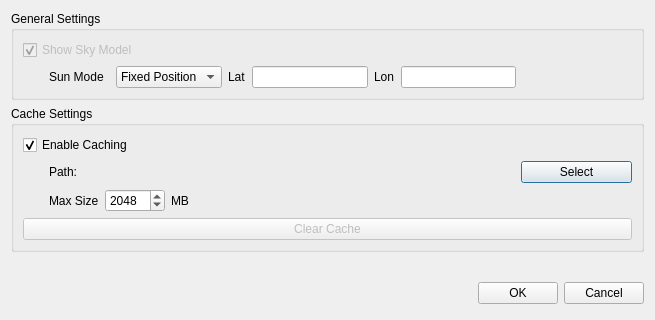
<?xml version="1.0" encoding="UTF-8"?>
<ui version="4.0">
 <class>AppSettingsDialog</class>
 <widget class="QDialog" name="AppSettingsDialog">
  <property name="geometry">
   <rect>
    <x>0</x>
    <y>0</y>
    <width>655</width>
    <height>302</height>
   </rect>
  </property>
  <property name="windowTitle">
   <string>Application Settings</string>
  </property>
  <property name="windowIcon">
   <iconset resource="../AppImages.qrc">
    <normaloff>:/resources/images/tools.png</normaloff>:/resources/images/tools.png</iconset>
  </property>
  <layout class="QVBoxLayout" name="verticalLayout">
   <item>
    <widget class="QGroupBox" name="generalGroupBox">
     <property name="enabled">
      <bool>true</bool>
     </property>
     <property name="title">
      <string>General Settings</string>
     </property>
     <layout class="QGridLayout" name="gridLayout_2">
      <item row="1" column="3">
       <widget class="QComboBox" name="sunComboBox">
        <property name="enabled">
         <bool>true</bool>
        </property>
        <property name="sizePolicy">
         <sizepolicy hsizetype="Preferred" vsizetype="Fixed">
          <horstretch>0</horstretch>
          <verstretch>0</verstretch>
         </sizepolicy>
        </property>
        <property name="minimumSize">
         <size>
          <width>100</width>
          <height>0</height>
         </size>
        </property>
        <property name="currentIndex">
         <number>0</number>
        </property>
        <item>
         <property name="text">
          <string>Fixed Position</string>
         </property>
        </item>
       </widget>
      </item>
      <item row="1" column="0">
       <spacer name="horizontalSpacer">
        <property name="orientation">
         <enum>Qt::Horizontal</enum>
        </property>
        <property name="sizeType">
         <enum>QSizePolicy::Fixed</enum>
        </property>
        <property name="sizeHint" stdset="0">
         <size>
          <width>20</width>
          <height>20</height>
         </size>
        </property>
       </spacer>
      </item>
      <item row="0" column="0" colspan="4">
       <widget class="QCheckBox" name="skyModelCheckBox">
        <property name="enabled">
         <bool>false</bool>
        </property>
        <property name="text">
         <string>Show Sky Model</string>
        </property>
        <property name="checked">
         <bool>true</bool>
        </property>
       </widget>
      </item>
      <item row="1" column="1">
       <widget class="QLabel" name="sunLabel">
        <property name="text">
         <string>Sun Mode</string>
        </property>
       </widget>
      </item>
      <item row="1" column="8">
       <spacer name="horizontalSpacer_2">
        <property name="orientation">
         <enum>Qt::Horizontal</enum>
        </property>
        <property name="sizeHint" stdset="0">
         <size>
          <width>40</width>
          <height>20</height>
         </size>
        </property>
       </spacer>
      </item>
      <item row="1" column="4">
       <widget class="QLabel" name="sunLatLabel">
        <property name="enabled">
         <bool>true</bool>
        </property>
        <property name="text">
         <string>Lat</string>
        </property>
       </widget>
      </item>
      <item row="1" column="6">
       <widget class="QLabel" name="sunLonLabel">
        <property name="enabled">
         <bool>true</bool>
        </property>
        <property name="text">
         <string>Lon</string>
        </property>
       </widget>
      </item>
      <item row="1" column="5">
       <widget class="QLineEdit" name="sunLatBox">
        <property name="enabled">
         <bool>true</bool>
        </property>
       </widget>
      </item>
      <item row="1" column="7">
       <widget class="QLineEdit" name="sunLonBox">
        <property name="enabled">
         <bool>true</bool>
        </property>
       </widget>
      </item>
     </layout>
    </widget>
   </item>
   <item>
    <widget class="QGroupBox" name="cacheGroupBox">
     <property name="title">
      <string>Cache Settings</string>
     </property>
     <layout class="QGridLayout" name="gridLayout">
      <item row="2" column="1">
       <widget class="QLabel" name="cachePathLabelLabel">
        <property name="sizePolicy">
         <sizepolicy hsizetype="Fixed" vsizetype="Preferred">
          <horstretch>0</horstretch>
          <verstretch>0</verstretch>
         </sizepolicy>
        </property>
        <property name="text">
         <string>Path:</string>
        </property>
       </widget>
      </item>
      <item row="2" column="6">
       <widget class="QPushButton" name="cacheBrowseButton">
        <property name="text">
         <string>Select</string>
        </property>
       </widget>
      </item>
      <item row="2" column="0">
       <spacer name="horizontalSpacer_3">
        <property name="orientation">
         <enum>Qt::Horizontal</enum>
        </property>
        <property name="sizeType">
         <enum>QSizePolicy::Fixed</enum>
        </property>
        <property name="sizeHint" stdset="0">
         <size>
          <width>20</width>
          <height>20</height>
         </size>
        </property>
       </spacer>
      </item>
      <item row="0" column="0" colspan="6">
       <widget class="QCheckBox" name="cacheEnabledCheckBox">
        <property name="text">
         <string>Enable Caching</string>
        </property>
        <property name="checked">
         <bool>true</bool>
        </property>
       </widget>
      </item>
      <item row="7" column="0" colspan="7">
       <widget class="QPushButton" name="clearCacheButton">
        <property name="enabled">
         <bool>false</bool>
        </property>
        <property name="text">
         <string>Clear Cache</string>
        </property>
       </widget>
      </item>
      <item row="3" column="1">
       <widget class="QLabel" name="cacheMaxLabel">
        <property name="text">
         <string>Max Size</string>
        </property>
       </widget>
      </item>
      <item row="3" column="2">
       <widget class="QSpinBox" name="cacheMaxSpinBox">
        <property name="sizePolicy">
         <sizepolicy hsizetype="Fixed" vsizetype="Fixed">
          <horstretch>0</horstretch>
          <verstretch>0</verstretch>
         </sizepolicy>
        </property>
        <property name="minimumSize">
         <size>
          <width>60</width>
          <height>0</height>
         </size>
        </property>
        <property name="minimum">
         <number>20</number>
        </property>
        <property name="maximum">
         <number>4096</number>
        </property>
        <property name="value">
         <number>2048</number>
        </property>
       </widget>
      </item>
      <item row="2" column="2" colspan="4">
       <widget class="QLabel" name="cachePathLabel">
        <property name="sizePolicy">
         <sizepolicy hsizetype="MinimumExpanding" vsizetype="Preferred">
          <horstretch>0</horstretch>
          <verstretch>0</verstretch>
         </sizepolicy>
        </property>
        <property name="text">
         <string/>
        </property>
       </widget>
      </item>
      <item row="3" column="3">
       <widget class="QLabel" name="cacheMbLabel">
        <property name="text">
         <string>MB</string>
        </property>
       </widget>
      </item>
     </layout>
    </widget>
   </item>
   <item>
    <spacer name="verticalSpacer">
     <property name="orientation">
      <enum>Qt::Vertical</enum>
     </property>
     <property name="sizeHint" stdset="0">
      <size>
       <width>20</width>
       <height>40</height>
      </size>
     </property>
    </spacer>
   </item>
   <item>
    <widget class="QLabel" name="messageLabel">
     <property name="text">
      <string/>
     </property>
    </widget>
   </item>
   <item>
    <layout class="QHBoxLayout">
     <property name="spacing">
      <number>6</number>
     </property>
     <property name="margin">
      <number>0</number>
     </property>
     <item>
      <spacer>
       <property name="orientation">
        <enum>Qt::Horizontal</enum>
       </property>
       <property name="sizeHint" stdset="0">
        <size>
         <width>131</width>
         <height>31</height>
        </size>
       </property>
      </spacer>
     </item>
     <item>
      <widget class="QPushButton" name="okButton">
       <property name="text">
        <string>OK</string>
       </property>
      </widget>
     </item>
     <item>
      <widget class="QPushButton" name="cancelButton">
       <property name="text">
        <string>Cancel</string>
       </property>
      </widget>
     </item>
    </layout>
   </item>
  </layout>
 </widget>
 <resources>
  <include location="../AppImages.qrc"/>
 </resources>
 <connections>
  <connection>
   <sender>cancelButton</sender>
   <signal>clicked()</signal>
   <receiver>AppSettingsDialog</receiver>
   <slot>reject()</slot>
   <hints>
    <hint type="sourcelabel">
     <x>644</x>
     <y>273</y>
    </hint>
    <hint type="destinationlabel">
     <x>179</x>
     <y>141</y>
    </hint>
   </hints>
  </connection>
 </connections>
</ui>
